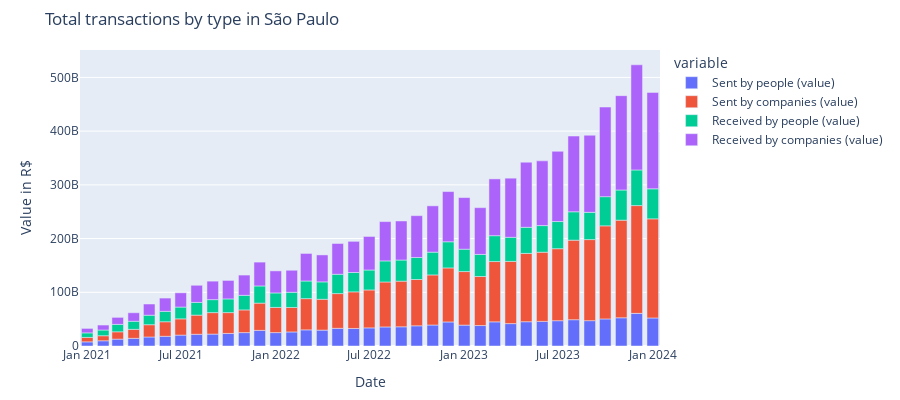

Notebook cell for this chart:
### Code cell
tmp = pix[pix['City'] == 'SÃO PAULO']

fig = px.bar(tmp, x = 'YearMonth', y = ['Sent by people (value)', 'Sent by companies (value)', 'Received by people (value)', 'Received by companies (value)'], title = 'Total transactions by type in São Paulo', labels = {'YearMonth': 'Date', 'value': 'Value in R$'})
fig.update_layout(
    width=900, height=400,
    margin=dict(l=80, t=50, b=20),
)

fig.show()
